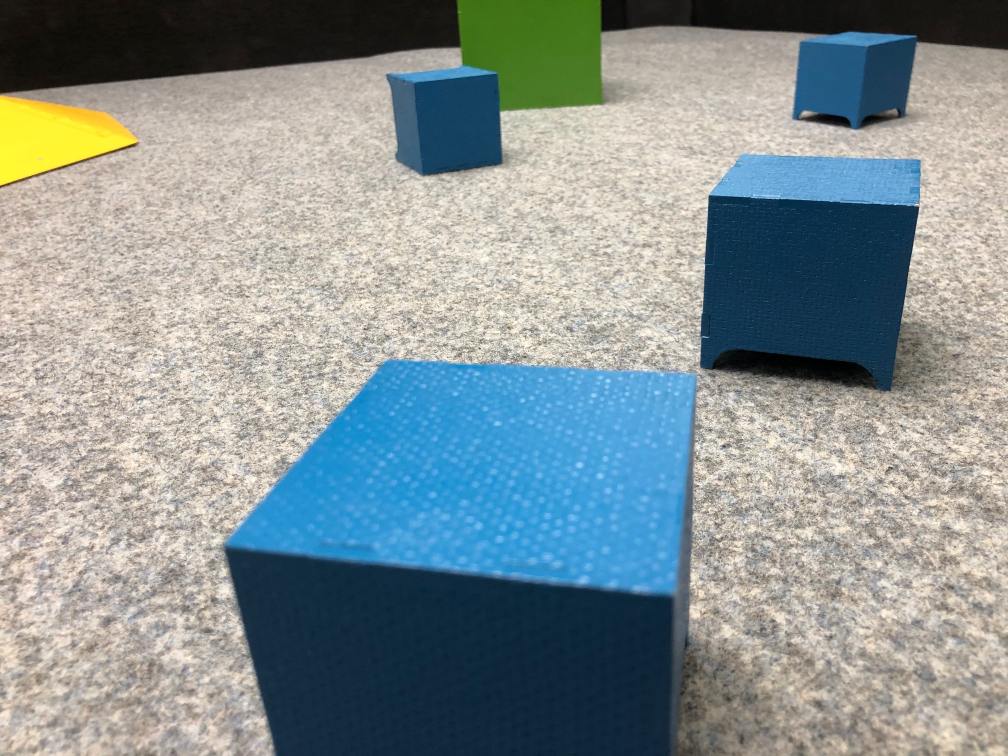
#> input picture scripts/visionScript/MultipleCovers.jpg, 2016 x 1512 px (shown at 1/2 size)
$ python VisionCameraTest.py
#> lines starting #> are read from the running program, lines starting #| are printed output that depends on the picture; after the words box and inside, x2 and y2 are one past the last pixel; in counts of white or black regions, pixels touching at a corner belong together
import numpy as np
import imutils
from cv2 import cv2
#cap = cv2.VideoCapture(0)  		# Connect to camera 0 (or the only camera)
#cap.set(3, 320)                     	# Set the width to 320
#cap.set(4, 240)                     	# Set the height to 240
#ret, img = cap.read()	     		# Get a frame from the camera
#if ret == True:
#       cv2.waitKey(1)
#initiate some variables
CoverCenter=[]
ObstacleCenter=[]
#Set intrinsic parameters of raspberry pi camera
ItoW=np.array([[1/(1.12*10**-6),0,1640],[0,1/(1.12*10**-6),1232],[0,0,1]])#consist of length of pixel distance
F=np.array([[3.04*10**-3,0,0,0],[0,3.04*10**-3,0,0],[0,0,1,0]])#consist of focal length (4x3 matrix)
K=ItoW.dot(F)#get the instrinsic matrix of the camera that will be able to determine world coordinates from
#pixel coordinates
img=cv2.imread("MultipleCovers.jpg")
#> img is the input picture: shape (1512, 2016, 3); mean B, G, R 147.3, 146.6, 135.2
img=cv2.resize(img,(320,240))
#> img: shape (240, 320, 3)
imgblur=cv2.GaussianBlur(img, (17, 17), 2)
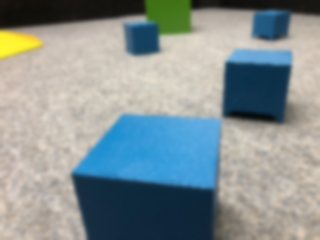
#> imgblur: shape (240, 320, 3); mean B, G, R 147.1, 146.4, 135
img2=np.copy(img)
img2blur=cv2.GaussianBlur(img2, (15, 15), 2)
img3=np.copy(img)
img3blur=cv2.GaussianBlur(img3, (15, 15), 2)#copy and blur image for green obstacle
cv2.imshow("normal",img)
filtered_img=cv2.fastNlMeansDenoising(img,10,10,7,21)
hue_frame = cv2.cvtColor(imgblur, cv2.COLOR_BGR2HSV) 		# Convert from BGR to HSV colourspace
#> hue_frame: shape (240, 320, 3); mean H, S, V 44.8, 76.9, 162.3
hue_frame_cover=cv2.cvtColor(img2blur,cv2.COLOR_BGR2HSV)
hsv_obstacle=cv2.cvtColor(img3blur,cv2.COLOR_BGR2HSV)	# Extract hue channel

lower_green=np.array([40,50,40],dtype="uint8")
upper_green=np.array([70,255,255],dtype="uint8")
lower_blue = np.array([95,60,0],dtype="uint8")
upper_blue = np.array([107,255,255],dtype="uint8")
lower_orang=np.array([0,100,100],dtype="uint8")
higher_orang=np.array([12,255,255],dtype="uint8")
lower_oran=np.array([175,100,100],dtype="uint8")
higher_oran=np.array([179,255,255],dtype="uint8")

mask=cv2.inRange(hue_frame,lower_orang,higher_orang)
#> mask: shape (240, 320); every value is 0
mask1=cv2.inRange(hue_frame,lower_oran,higher_oran)
mask=cv2.bitwise_or(mask,mask1)#or the two masks together to allow a threshold
#between 175 to 5
kernel_sample=cv2.getStructuringElement(cv2.MORPH_ELLIPSE,(2,2))
kernel_cover=cv2.getStructuringElement(cv2.MORPH_RECT,(15,15))
kernel_obstacle=cv2.getStructuringElement(cv2.MORPH_RECT,(30,30))
mask_obstacle=cv2.inRange(hsv_obstacle,lower_green,upper_green)
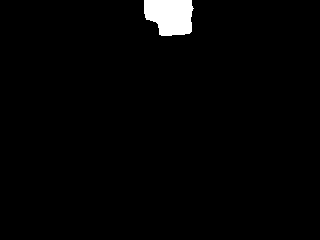
#> mask_obstacle: shape (240, 320); 1.9% white; 1 white region, box (x1, y1, x2, y2) and area: (144, 0, 194, 36) 1473
#if I get a multitude of circlevalues from HoughCircles maybe I can just average them?
mask_cover=cv2.inRange(hue_frame_cover,lower_blue,upper_blue)
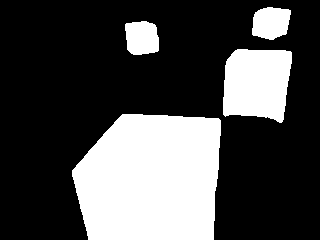
#> mask_cover: shape (240, 320); 29.2% white; 4 white regions
#thresholded_img=cv2.adaptiveThreshold(hue_frame,179,cv2.ADAPTIVE_THRESH_GAUSSIAN_C,
        #    cv2.THRESH_BINARY,573,2)
#Threshold the following images
thresholded_img = cv2.bitwise_and(img, img, mask= mask)
#> thresholded_img: shape (240, 320, 3); every value is 0
thresholded_cover=cv2.bitwise_and(img2,img2,mask=mask_cover)
thresholded_obstacle=cv2.bitwise_and(img3,img3,mask=mask_obstacle)
#Filter the imags
filtered_img=cv2.morphologyEx(thresholded_img,cv2.MORPH_OPEN,kernel_sample)
filtered_mask=cv2.morphologyEx(mask,cv2.MORPH_OPEN,kernel_sample)
filtered_maskcover=cv2.morphologyEx(thresholded_cover,cv2.MORPH_OPEN,kernel_cover)
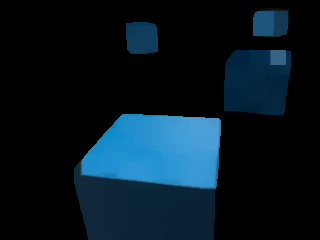
#> filtered_maskcover: shape (240, 320, 3); mean B, G, R 34, 23.5, 7.1
filtered_obstacle=cv2.morphologyEx(thresholded_obstacle,cv2.MORPH_OPEN,kernel_obstacle)
#For Obstacle below
GrayFiltObstacle=cv2.cvtColor(filtered_obstacle,cv2.COLOR_HSV2BGR)
GrayFiltObstacle=cv2.cvtColor(GrayFiltObstacle,cv2.COLOR_RGB2GRAY)
#> GrayFiltObstacle: shape (240, 320)
ObstacleContour=cv2.findContours(GrayFiltObstacle,cv2.RETR_EXTERNAL,cv2.CHAIN_APPROX_SIMPLE)
#> ObstacleContour = 1 contour; box (x1, y1, x2, y2) and area: (146, 0, 193, 35) 1376
ObstacleContour=imutils.grab_contours(ObstacleContour)
for b in ObstacleContour:
        #find the center of the contour
        ObstacleMoment=cv2.moments(b)
        Obx=int(ObstacleMoment["m10"]/ObstacleMoment["m00"])
        Oby=int(ObstacleMoment["m01"]/ObstacleMoment["m00"])
        cv2.circle(filtered_obstacle, (Obx, Oby), 7, (255, 255, 255), -1)
        ObstacleO=np.array([Obx,Oby])
        ObstacleCenter=np.append(ObstacleCenter,ObstacleO)#When I try using np.vstack only shows last value
#> this loop made 1 pass
#> (Obx, Oby) on pass 1: (170, 15)
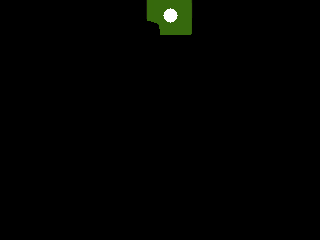
#> filtered_obstacle: shape (240, 320, 3); mean B, G, R 0.7, 2.2, 1.4
#For Cover Below
GrayFiltCover=cv2.cvtColor(filtered_maskcover,cv2.COLOR_HSV2BGR)
GrayFiltCover=cv2.cvtColor(GrayFiltCover,cv2.COLOR_RGB2GRAY)
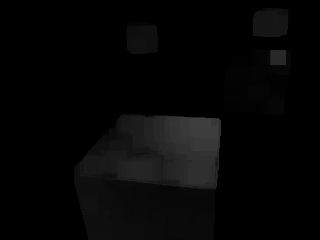
#> GrayFiltCover: shape (240, 320); min 0, max 63, mean 5.8
CoverContour=cv2.findContours(GrayFiltCover,cv2.RETR_EXTERNAL,cv2.CHAIN_APPROX_SIMPLE)#retrieve
#> CoverContour = 4 contours; box (x1, y1, x2, y2) and area: (74, 114, 221, 240) 15936, (224, 50, 291, 115) 3790, (253, 8, 289, 37) 908, (126, 22, 158, 54) 896
#contours from after filtering for obstacle
CoverContour=imutils.grab_contours(CoverContour)
for a in CoverContour:
        #find the center of the contour
        CoverMoment=cv2.moments(a)
        Ox=int(CoverMoment["m10"]/CoverMoment["m00"])
        Oy=int(CoverMoment["m01"]/CoverMoment["m00"])
        cv2.circle(filtered_maskcover, (Ox, Oy), 7, (255, 255, 255), -1)
        CoverC=np.array([[Ox,Oy]])
        CoverCenter=np.append(CoverCenter,CoverC)#When I try using np.vstack only shows last value
#> this loop made 4 passes
#> (Ox, Oy, CoverCenter) on passes 2 to 4: (256, 81, [150, 178, 256, 81]), (141, 37, [150, 178, 256, 81, 141, 37]), (270, 22, [150, 178, 256, 81, 141, 37, 270, 22])
#> (Ox, Oy) on pass 1: (150, 178)
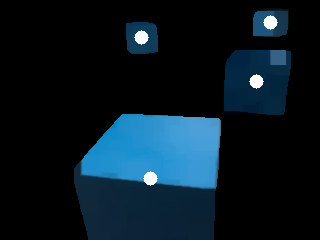
#> filtered_maskcover: shape (240, 320, 3); 0.78% of pixels changed, all inside (x1, y1, x2, y2) = (134, 15, 278, 186)


detector_sample=cv2.SimpleBlobDetector_create()#setup BlobDetector for sample
detector_cover=cv2.SimpleBlobDetector_create()#setup BlobDetector for cover
parameters_cover=cv2.SimpleBlobDetector_Params()
#Filter by Area
parameters_cover.filterByArea=True
parameters_cover.minArea=0
parameters_cover.maxArea=5000

#Filter by Circularitry
parameters_cover.filterByCircularity=True
parameters_cover.maxCircularity=0.9
parameters_cover.minCircularity=0.7
#filter by convexity
parameters_cover.filterByConvexity=False

#Filter by Inertia
parameters_cover.filterByInertia=True
parameters_cover.minInertiaRatio=0.5

#Distance between blobs
parameters_cover.minDistBetweenBlobs=10

parameters=cv2.SimpleBlobDetector_Params()#setup parameters for sample detection
#Filter by Area
parameters.filterByArea=True
parameters.minArea=2
parameters.maxArea=500

#Filter by Circularitry
parameters.filterByCircularity=True
parameters.minCircularity=0.7
#filter by convexity
parameters.filterByConvexity=False

#Filter by Inertia
parameters.filterByInertia=True
parameters.minInertiaRatio=0.5

#Distance between blobs
parameters.minDistBetweenBlobs=50

detector_sample=cv2.SimpleBlobDetector_create(parameters)
#detector_cover=cv2.SimpleBlobDetector_create(parameters_cover)
blobs=detector_sample.detect(filtered_img)
#> blobs = ()
#blobs_cover=detector_cover.detect(filtered_obstacle)
circlenum=cv2.HoughCircles(filtered_mask,cv2.HOUGH_GRADIENT,1,20,param1=50,
        param2=10,minRadius=5)
#> circlenum = None
sample_coordinates=cv2.KeyPoint_convert(blobs)
#> sample_coordinates = ()
sample_coordinates=np.array(sample_coordinates)
#> sample_coordinates = empty array
sample_coordinates=sample_coordinates.astype('int')
# [4 lines of commented-out code are left out]
print(circlenum)
#| None
print(sample_coordinates)
print(CoverCenter)
#| [150. 178. 256.  81. 141.  37. 270.  22.]
#zy=CoverCenter[1]
print(ObstacleCenter)
#| [170.  15.]
if  np.size(sample_coordinates)>0:
   ab=sample_coordinates[0,1]
   ba=sample_coordinates[0,0]
   filtered_img=cv2.circle(filtered_img,(ba,ab),20,(255,0,0),3)
cv2.imshow("Binary Thresholded Frame",filtered_img)# Display thresholded frame
cv2.imshow("Binary Thresholded Frame for rock cover",filtered_maskcover)
cv2.imshow("Binary Thresholded Frame for Obstacle",filtered_obstacle)
cv2.waitKey(0)									# Exit on keypress
cv2.destroyAllWindows()
